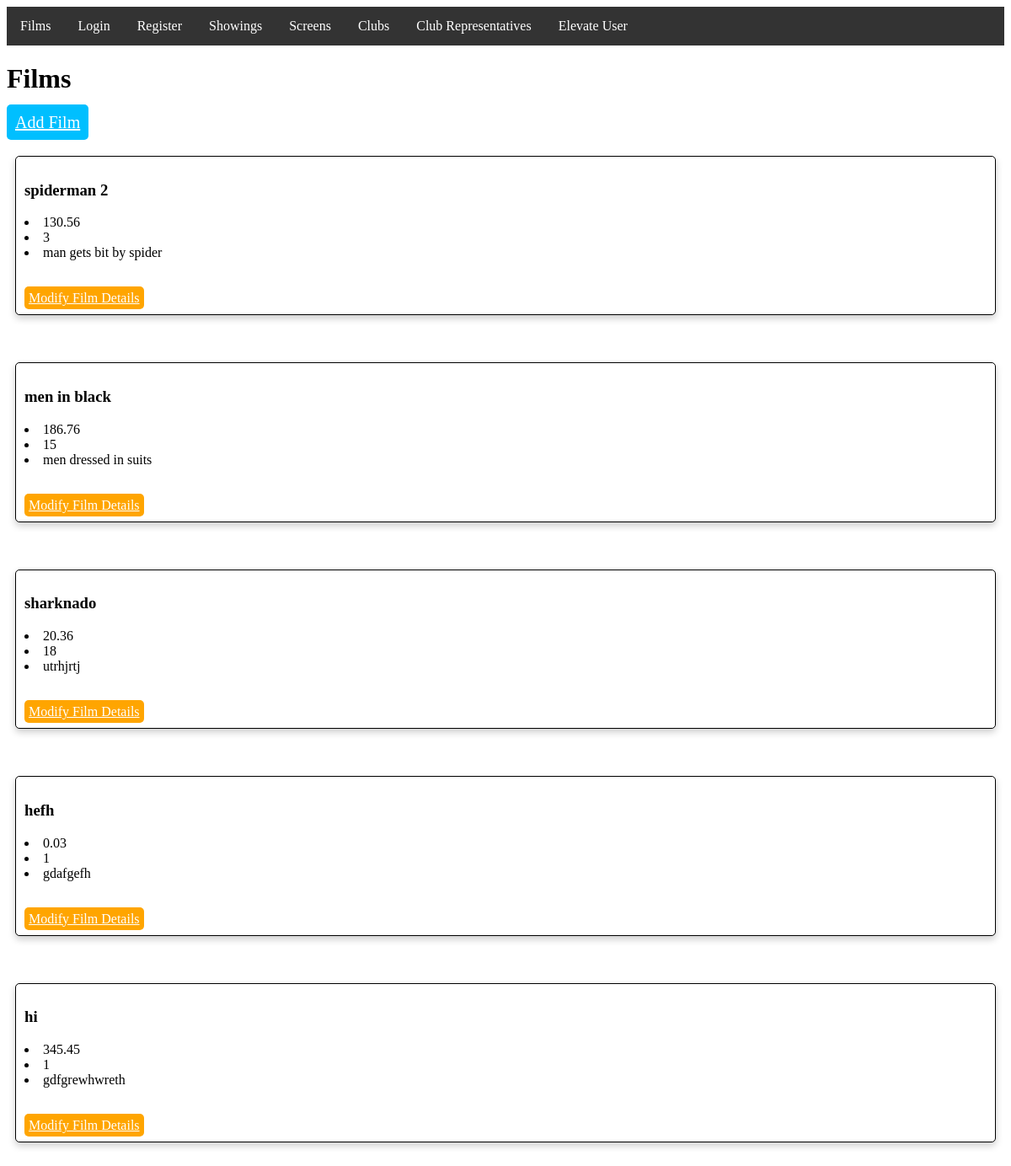
/films/, run on an earlier commit of the app's database.
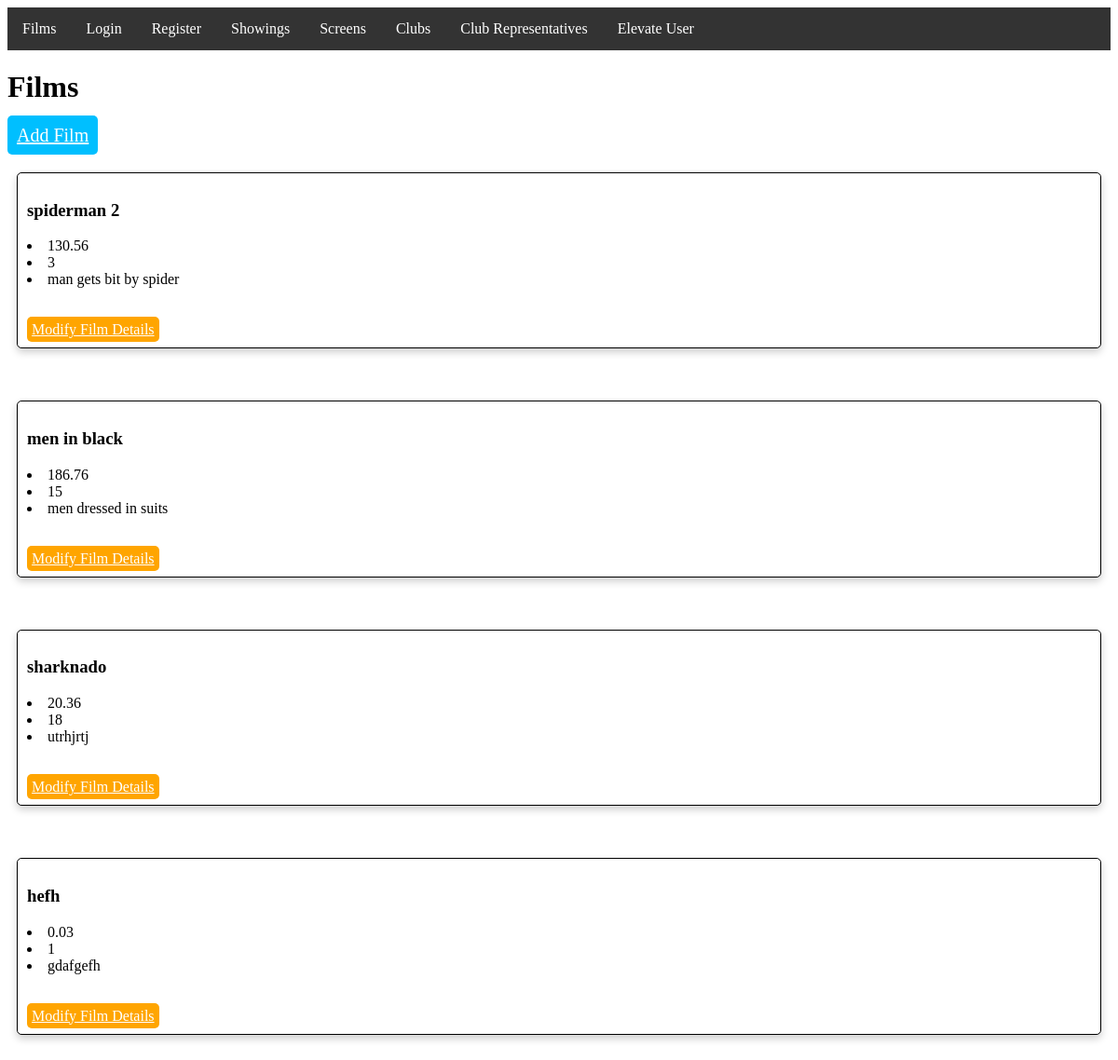
And on a later commit of the database.
### UWEFlix/models.py (models this page shows, shortened)
class Film(models.Model):
    name = models.CharField(max_length=255)
    age_rating = models.PositiveSmallIntegerField()
    duration = models.DecimalField(max_digits=5, decimal_places=2)
    short_trailer_description = models.CharField(max_length=255)

### UWEFlix/views.py (the view)
# urls.py: path('films/', views.show_films, name='films'),
def show_films(request):
    permlevel = check_permissions(request)
    queryset = Film.objects.all().prefetch_related('showing_set')
    return render(request, 'UWEFlix/films.html', {'films': list(queryset), "permlevel":permlevel})

### UWEFlix/views.py (called while the page is built)
def check_permissions(request):
    if request.user.groups.filter(name='CinemaManager').exists(): #checks if user is in Cinema Managers django group
        permlevel = 1 # sets 1 if yes
    else:
        permlevel = 0
    return permlevel #returns value to orignal function

### UWEFlix/templates/UWEFlix/films.html (shortened to what this page needs)
{% extends 'UWEFlix/navbar.html' %}
{% block content %}
<html>
  <head>
    <link rel="stylesheet" href="/static/films.css">
  </head>
  <body>
    <h1>Films</h1>
    <a href="{% url 'add_film' %}" class="btn btn-primary add-film-btn">Add Film</a>
    <br><br>
      {% for film in films %}
        <div class="film-box">
          <div>
            <h3>{{ film.name }}</h3>
            <li>{{ film.duration }}</li>
            <li>{{ film.age_rating }}</li>
            <li>{{ film.short_trailer_description }}</li>
            <br><br>
            <a href="{% url 'update_film' film.id %}" class="btn btn-secondary modify-film-btn">Modify Film Details</a>
          </div>
        </div>
          <br><br>
      {% endfor %}
  </body>
</html>
{% endblock %}

What changed in the data, as far as the page shows it:
removed Film: name "hi", duration "345.45", age_rating "1", short_trailer_description "gdfgrewhwreth"
